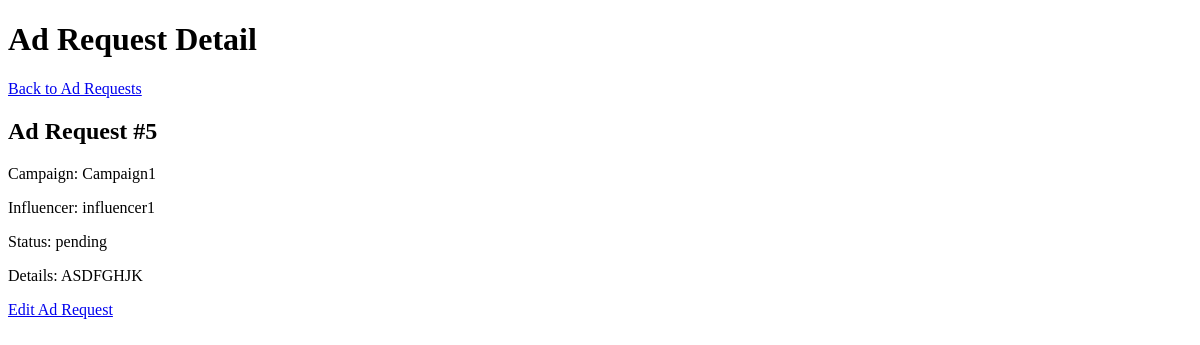
The app's page /admin/ad_requests/5 (signed in), older data.
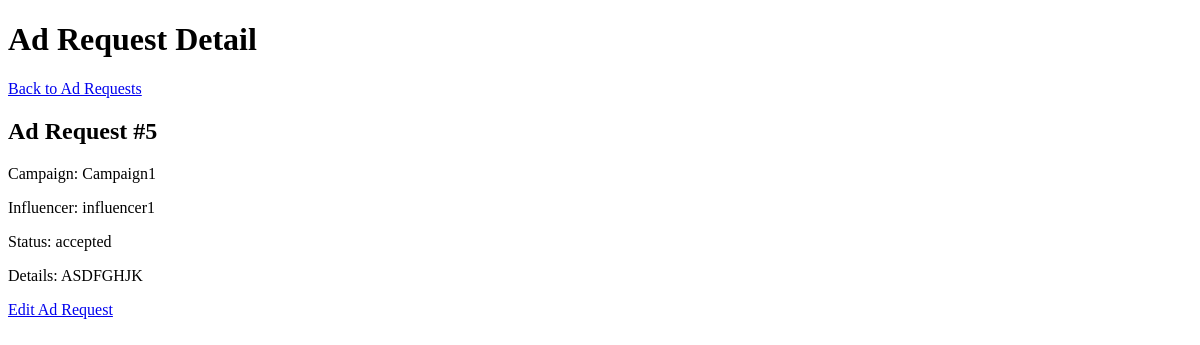
The same page, newer data.
### models.py (models this page shows, shortened)
class AdRequest(db.Model):
    id = db.Column(db.Integer, primary_key=True)
    campaign_id = db.Column(db.Integer, db.ForeignKey('campaign.id'), nullable=False)
    influencer_id = db.Column(db.Integer, db.ForeignKey('influencer.id'), nullable=False)
    status = db.Column(db.String(50), nullable=False)  # pending, accepted, rejected, negotiated
    details = db.Column(db.Text)
    negotiation_terms = db.Column(db.Text)
    communication_log = db.Column(db.Text)
    created_at = db.Column(db.DateTime, default=datetime.utcnow)
    updated_at = db.Column(db.DateTime, default=datetime.utcnow, onupdate=datetime.utcnow)
    campaign = db.relationship('Campaign', backref=db.backref('ad_requests', lazy=True))
    influencer = db.relationship('Influencer', backref=db.backref('ad_requests', lazy=True))

### app.py (the view)
    @app.route('/admin/ad_requests/<int:ad_request_id>')
    @login_required
    @admin_required
    def admin_ad_request_detail(ad_request_id):
        ad_request = AdRequest.query.get_or_404(ad_request_id)
        return render_template('admin_ad_request_detail.html', ad_request=ad_request)

### templates/admin_ad_request_detail.html (shortened to what this page needs)
<!DOCTYPE html>
<html lang="en">
<head>
</head>
<body>
    <h1>Ad Request Detail</h1>
    <a href="{{ url_for('admin_ad_requests') }}">Back to Ad Requests</a>
    <h2>Ad Request #{{ ad_request.id }}</h2>
    <p>Campaign: {{ ad_request.campaign.title }}</p>
    <p>Influencer: {{ ad_request.influencer.user.username }}</p>
    <p>Status: {{ ad_request.status }}</p>
    <p>Details: {{ ad_request.details }}</p>
    <a href="{{ url_for('admin_ad_request_edit', ad_request_id=ad_request.id) }}">Edit Ad Request</a>
</body>
</html>

Row changes from the older to the newer data that the page shows:
changed AdRequest "ASDFGHJK": status "pending" → "accepted"
